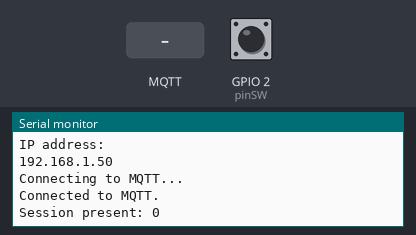
A sketch run on a simulated ESP32. On the bench: the last lines printed to the serial monitor. The test bench sets the inputs (shaded band); at power-on: GPIO 2 (pinSW) HIGH. WiFi joins after 1.5 s; servers stay silent unless stated; no MQTT or app messages arrive unless stated.

Above: at 2.4 s.
2.5 s: MQTT message "1" arrives on the first subscribed topic
At 3.3 s:
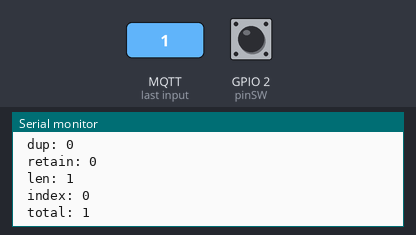
4.0 s: MQTT message "on" arrives on the first subscribed topic
At 4.5 s:
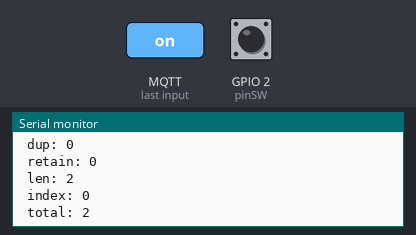
11.5 s: MQTT message "off" arrives on the first subscribed topic
At 12.6 s:
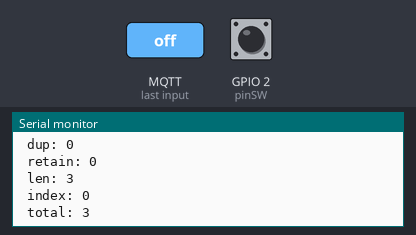
Timing chart, 0 to 14.5 s (numbered marks = the images above; inputs shaded):
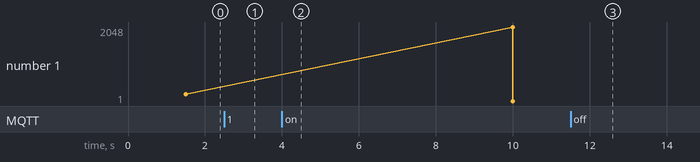

The sketch:

sendData.ino
```cpp
#include "DHT.h"
#include <WiFi.h>
extern "C" {
  #include "freertos/FreeRTOS.h"
  #include "freertos/timers.h"
}
#include <AsyncMqttClient.h>

#define WIFI_SSID "LEO1_TEAM_03"
#define WIFI_PASSWORD "gruppe03"

// Raspberry Pi Mosquitto MQTT Broker

#define MQTT_HOST IPAddress(192, 168, 10, 1)
// For a cloud MQTT broker, type the domain name
//#define MQTT_HOST "example.com"
#define MQTT_PORT 1883

#define MQTT_PUB_PINX "/joydata"

const int pinSW = 2;
const int pinX = 35;
const int pinY = 32;

AsyncMqttClient mqttClient;
TimerHandle_t mqttReconnectTimer;
TimerHandle_t wifiReconnectTimer;

unsigned long previousMillis = 0;   // Stores last time temperature was published
const long interval = 10000;        // Interval at which to publish sensor readings

void connectToWifi() {
  Serial.println("Connecting to Wi-Fi...");
  WiFi.begin(WIFI_SSID, WIFI_PASSWORD);
}

void connectToMqtt() {
  Serial.println("Connecting to MQTT...");
  mqttClient.connect();
  mqttClient.subscribe("/blue_light", 1); // test topic to on/off blue light
}

void onMqttMessage(char* topic, char* payload, AsyncMqttClientMessageProperties properties, size_t len, size_t index, size_t total) {
 String messageTemp;
 for (int i = 0; i < len; i++) {
  //Serial.print((char)payload[i]);
  messageTemp += (char)payload[i];
 }

 Serial.println("Publish received.");
 Serial.print(" message: ");
 Serial.println(messageTemp);
 Serial.print(" topic: ");
 Serial.println(topic);
 Serial.print(" qos: ");
 Serial.println(properties.qos);
 Serial.print(" dup: ");
 Serial.println(properties.dup);
 Serial.print(" retain: ");
 Serial.println(properties.retain);
 Serial.print(" len: ");
 Serial.println(len);
 Serial.print(" index: ");
 Serial.println(index);
 Serial.print(" total: ");
 Serial.println(total);
}

void WiFiEvent(WiFiEvent_t event) {
  Serial.printf("[WiFi-event] event: %d\n", event);
  switch(event) {
    case SYSTEM_EVENT_STA_GOT_IP:
      Serial.println("WiFi connected");
      Serial.println("IP address: ");
      Serial.println(WiFi.localIP());
      connectToMqtt();
      break;
    case SYSTEM_EVENT_STA_DISCONNECTED:
      Serial.println("WiFi lost connection");
      xTimerStop(mqttReconnectTimer, 0); // ensure we don't reconnect to MQTT while reconnecting to Wi-Fi
      xTimerStart(wifiReconnectTimer, 0);
      break;
  }
}

void onMqttConnect(bool sessionPresent) {
  Serial.println("Connected to MQTT.");
  Serial.print("Session present: ");
  Serial.println(sessionPresent);
}

void onMqttDisconnect(AsyncMqttClientDisconnectReason reason) {
  Serial.println("Disconnected from MQTT.");
  if (WiFi.isConnected()) {
    xTimerStart(mqttReconnectTimer, 0);
  }
}

void onMqttSubscribe(uint16_t packetId, uint8_t qos) {
  Serial.println("Subscribe acknowledged.");
  Serial.print("  packetId: ");
  Serial.println(packetId);
  Serial.print("  qos: ");
  Serial.println(qos);
}
void onMqttUnsubscribe(uint16_t packetId) {
  Serial.println("Unsubscribe acknowledged.");
  Serial.print("  packetId: ");
  Serial.println(packetId);
}

void onMqttPublish(uint16_t packetId) {
  Serial.print("Publish acknowledged.");
  Serial.print("  packetId: ");
  Serial.println(packetId);
}

void setup() {
  Serial.begin(115200);
  Serial.println();
  pinMode(pinSW, INPUT_PULLUP);

  mqttReconnectTimer = xTimerCreate("mqttTimer", pdMS_TO_TICKS(2000), pdFALSE, (void*)0, reinterpret_cast<TimerCallbackFunction_t>(connectToMqtt));
  wifiReconnectTimer = xTimerCreate("wifiTimer", pdMS_TO_TICKS(2000), pdFALSE, (void*)0, reinterpret_cast<TimerCallbackFunction_t>(connectToWifi));

  WiFi.onEvent(WiFiEvent);

  mqttClient.onConnect(onMqttConnect);
  mqttClient.onDisconnect(onMqttDisconnect);
  mqttClient.onSubscribe(onMqttSubscribe);
  mqttClient.onUnsubscribe(onMqttUnsubscribe);
  mqttClient.onPublish(onMqttPublish);
  mqttClient.onMessage(onMqttMessage);
  mqttClient.setServer(MQTT_HOST, MQTT_PORT);
  // If your broker requires authentication (username and password), set them below
  mqttClient.setCredentials("pi", "gruppe03");
  connectToWifi();
}

void loop() {
  int
  unsigned long currentMillis = millis();
  // Every X number of seconds (interval = 10 seconds)
  // it publishes a new MQTT message
  if (currentMillis - previousMillis >= interval) {
    // Save the last time a new reading was published
    previousMillis = currentMillis;

    uint16_t packetIdPub3 = mqttClient.publish(MQTT_PUB_PINX, 0, true, String(analogRead(34)).c_str());
    Serial.printf("Publishing on topic %s at QoS 0, packetId %i: ", MQTT_PUB_PINX, packetIdPub3);
    Serial.printf("Message: %.2f \n", pinX);

    Serial.println("pinX");
    Serial.println(analogRead(pinX));
    Serial.println("pinY");
    Serial.println(analogRead(pinY));
    Serial.println("Switch");
    Serial.println(digitalRead(pinSW));

  }
  }


/*
#include <Adafruit_MCP3008.h>
#include <SPI.h>
const int pinSW = 2;
const int pinX = 35;
const int pinY = 32;
void setup(){
  pinMode(pinSW, INPUT_PULLUP);
  Serial.begin(9600);
  delay(1000);
}
//void loop(){
//  Serial.println("pinX");
//  Serial.println(analogRead(pinX));
//  Serial.println("pinY");
//  Serial.println(analogRead(pinY));
//  Serial.println("Switch");
//  Serial.println(digitalRead(pinSW));
// delay(1000);
}*/
```

Measured:
- after the input at 2.5 s, the serial monitor: prints a new line at once (image 1)
- after the input at 4.0 s, the serial monitor: prints a new line at once (image 2)
- after the input at 11.5 s, the serial monitor: prints a new line at once (image 3)
